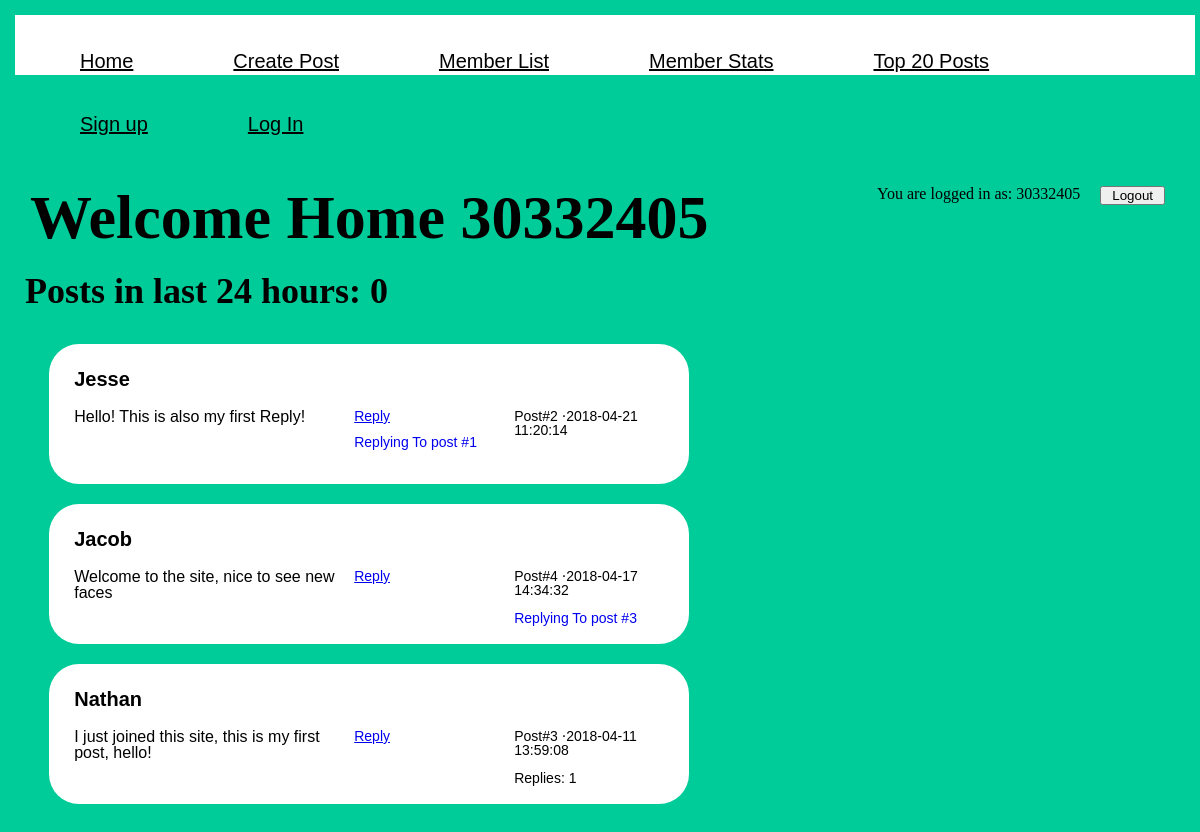
Screenshot of / (signed in) with the database file from the repository.
### tables this page shows
CREATE TABLE IF NOT EXISTS `post` (
  `id` int(11) NOT NULL AUTO_INCREMENT,
  `user_id` int(11) NOT NULL,
  `post_date` datetime NOT NULL,
  `in_reply_to` int(11) DEFAULT NULL,
  `text` varchar(160) NOT NULL,
  PRIMARY KEY (`id`),
  KEY `in_reply_to` (`in_reply_to`),
  KEY `user_id` (`user_id`)
);

CREATE TABLE IF NOT EXISTS `user` (
  `id` int(11) NOT NULL AUTO_INCREMENT,
  `name` varchar(50) NOT NULL,
  `email` varchar(50) NOT NULL,
  `password` varchar(225) NOT NULL,
  PRIMARY KEY (`id`)
);

### index.php (the view, shortened to what this page needs)
<?php
require_once "include/config.php";
?>
<!DOCTYPE html>
<html>
<head>
	<link rel="stylesheet" type="text/css" href="css/style.css">
</head>
<body>
	<?php include_once "include/nav.php";?>
	<section>
		<div class="main-wrapper">
			<?php if(isset($_SESSION['username'])): ?>
				<h1>Welcome Home <?php echo $_SESSION['username']; ?></h1>
			<?php else: ?>
				<h1>Welcome Home Guest</h1>
			<?php endif;
			$query = 'SELECT COUNT(*) as posts
			FROM post
			WHERE post.post_date > DATE_SUB(NOW(), INTERVAL 24 HOUR)';
			if (!$conn){
				$error = mysqli_connect_error();
				$errno = mysqli_connect_errno();
				print "$errno: $error\n";
				exit();
			}else{
				if($result = mysqli_query($conn, $query)){
					if($row = mysqli_fetch_assoc($result)){
						echo '<h2>Posts in last 24 hours: ' . $row['posts'] . '</h2>';
					}
				}
			}
			?>
			<div class="post-wrapper">
				<?php
				if(!isset($_SESSION['username'])){
					if (!$conn){
						$error = mysqli_connect_error();
						$errno = mysqli_connect_errno();
						print "$errno: $error\n";
						exit();
					}else{
						$query = 'SELECT p.post_date, u.name, p.text, p.in_reply_to, p.id,
						(SELECT COUNT(*) FROM post p2 WHERE p2.in_reply_to = p.id ) AS replies
						FROM post p
						INNER JOIN
						user u
						ON
						p.user_id = u.id
						ORDER BY p.post_date DESC LIMIT 10';
						if($result = mysqli_query($conn, $query)){
							while($row = mysqli_fetch_assoc($result)){
								echo '<div class="post-content" id="', $row['id'],'">';
								echo '<h3 class="post-name">', $row['name'], '</h3>';
								echo '<span>Post#', $row['id'],'  &sdot;', $row['post_date'],'</span>';
								echo '<p class="post-text">', $row['text'], '</p>';
								if($row['replies'] > 0){
									echo '<span class="replyCount">Replies: '. $row['replies'] . '</span>';
								}
								if(!empty($row['in_reply_to'])){
									echo '<a href="#', $row['in_reply_to'],'"><span>Replying To post #',$row['in_reply_to'],'</span></a>';
								}
								echo '</div>';
							}
						}else{
							echo "failed to set result";
						}
					}
				}else{
					if (!$conn){
						$error = mysqli_connect_error();
						$errno = mysqli_connect_errno();
						print "$errno: $error\n";
						exit();
					}else{
						$userid = $_SESSION['id'];
						$query = 'SELECT p.post_date, u.name, p.text, p.in_reply_to, f.follower_id, p.id,
						(SELECT COUNT(*) FROM post p2 WHERE p2.in_reply_to = p.id ) AS replies
						FROM post p
						INNER JOIN
						user u
						ON
						p.user_id = u.id
						INNER JOIN
						follow f
						ON
						f.follower_id = u.id
						WHERE f.user_id=?
						ORDER BY p.post_date DESC LIMIT 10';
						$stmt = mysqli_prepare($conn, $query);
						mysqli_stmt_bind_param($stmt, "i", $userid);
						mysqli_stmt_execute($stmt);
						if($result = mysqli_stmt_get_result($stmt)){
							while($row = mysqli_fetch_assoc($result)){
								echo '<div class="post-content" id="', $row['id'],'">';
								echo '<h3 class="post-name">', $row['name'], '</h3>';
								echo '<span>Post#', $row['id'],'  &sdot;', $row['post_date'],'</span>';
								echo '<span><a href="createpost.php?pid=', $row['id'], '">Reply</a></span>';
								echo '<p class="post-text">', $row['text'], '</p>';
								if($row['replies'] > 0){
									echo '<span class="replyCount">Replies: '. $row['replies'] . '</span>';
								}
								if(!empty($row['in_reply_to'])){
									echo '<a href="#', $row['in_reply_to'],'"><span>Replying To post #',$row['in_reply_to'],'</span></a>';
								}
								echo '</div>';
							}
						}else{
							echo "failed to set result";
						}
					}
				} ?>
			</div>
		</div>
	</section>
</body>
</html>

### css/style.css (style rules this page uses)
html, body, div, span, object, iframe, h1, h2, h3, h4, h5, h6, p, blockquote, pre, abbr, address, cite, code, del, dfn, em, img, ins, kbd, q, samp, small, strong, sub, sup, var, b, i, dl, dt, dd, ol, ul, li, fieldset, form, label, legend, table, caption, tbody, tfoot, thead, tr, th, td, article, aside, canvas, details, figcaption, figure, footer, header, hgroup, menu, nav, section, summary, time, mark, audio, video { margin:0; padding:5px; border:0; outline:0; font-size:100%; vertical-align:baseline; background:transparent; }
body { line-height:1; }
article,aside,details,figcaption,figure, footer,header,hgroup,menu,nav,section { display:block; }
a { margin:0; padding:0; font-size:100%; vertical-align:baseline; background:transparent; }
body { background-color: #00cc99; }
.main-wrapper { margin: auto; float: left; }
.main-wrapper h1 { margin: 10px auto; font-size:62px; padding:10px; }
.main-wrapper .post-wrapper { padding: 10px; }
.main-wrapper .post-wrapper .post-content { border-radius: 30px; background-color: white; padding: 20px; width: 600px; height: 100px; margin:20px auto; font-family:arial; }
.main-wrapper .post-wrapper .post-content span { font-size:14px; float:right; width: 150px; }
.main-wrapper .post-wrapper .post-content h3 { font-size:20px; margin-bottom: 10px; }
.main-wrapper .post-wrapper .post-content p { width:60%; }
.replyCount { float: right; }
h2 { font-size: 36px; }

### rows the page displays
post: user.name "Jesse", id "2", post_date "2018-04-21 11:20:14", text "Hello! This is also my first Reply!", in_reply_to "1"
post: user.name "Jacob", id "4", post_date "2018-04-17 14:34:32", text "Welcome to the site, nice to see new faces", in_reply_to "3"
post: user.name "Nathan", id "3", post_date "2018-04-11 13:59:08", text "I just joined this site, this is my first post, hello!", replies "1"

### other values shown
$_SESSION['username'] "30332405"
$row['posts'] "0"
